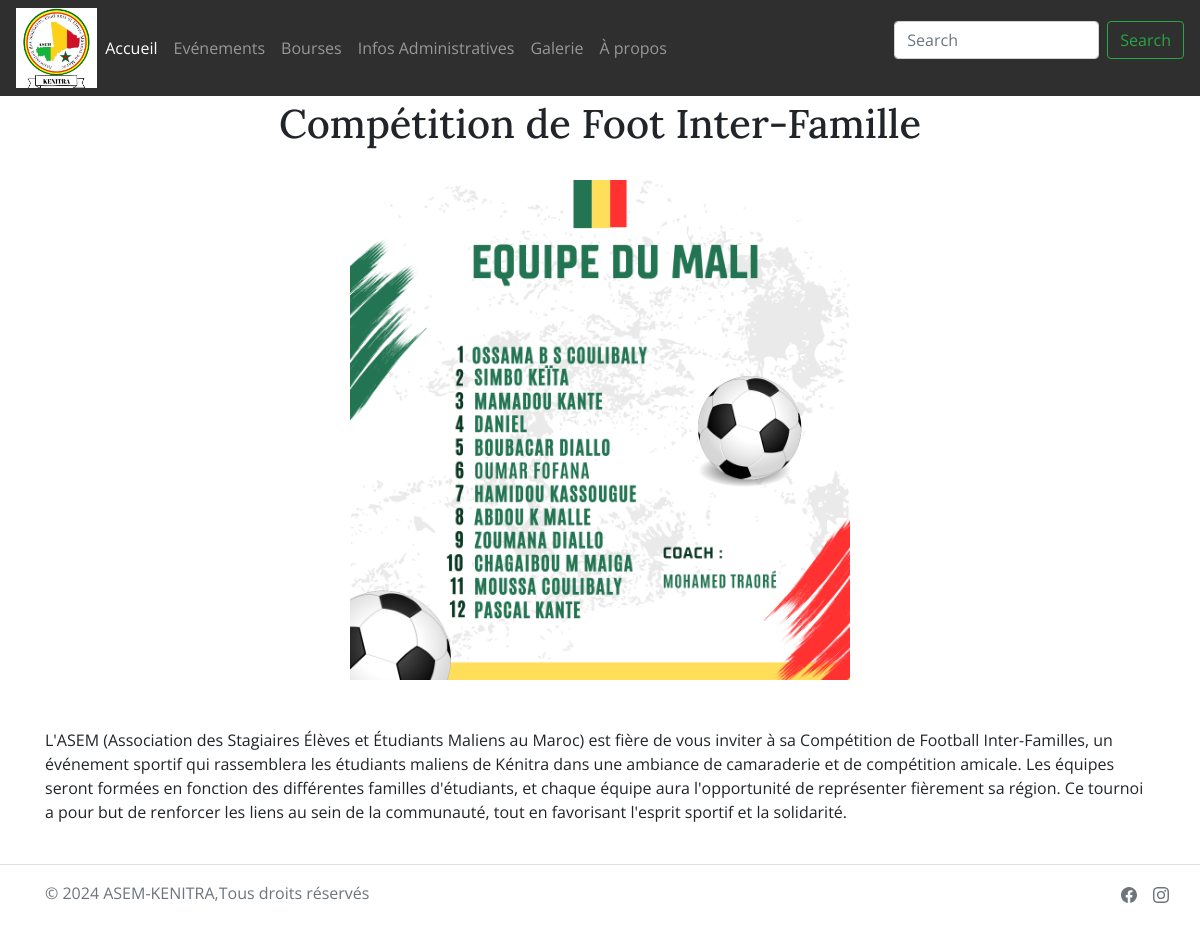
The app's page /evenement/2 with its own data.
### backend_frontend/models.py (models this page shows, shortened)
class Evenement(models.Model):
    titre = models.CharField(max_length=255)
    image = models.ImageField()
    description = models.TextField()
    categorie = models.ForeignKey('backend_frontend.CategorieEvenement',on_delete=models.CASCADE,related_name='evenements')
    date_created = models.DateTimeField(auto_now_add=True)
    date_updated = models.DateTimeField(auto_now_add=True)

### backend_frontend/views.py (the view)
# urls.py: path("evenement/<int:event_id>",views.evenement_detail_view,name='evenement-detail'),
def evenement_detail_view(request,event_id):
    event = get_object_or_404(Evenement,id=event_id)
    return render(request,'backend_frontend/evenement_detail.html',{'event':event})

### backend_frontend/templates/backend_frontend/evenement_detail.html
{% extends 'base.html' %}
{% load static %}
{% block content %}
    <div class="container d-flex flex-column align-items-center" style="margin-top:100px;">
    <h1 class="text-center">{{ event.titre }}</h1><br>
    <img src="{{ event.image.url }}" width="500" height="500" alt="..." class="my-auto">
    <p class="mt-5">{{ event.description }}</p>
</div>
{% endblock content %}

### templates/base.html (style rules this page uses)
body { font-family: 'Open Sans', sans-serif; }
h1, h2, h3 { font-family: 'Lora', serif; }

### records on screen
Evenement: titre "Compétition de Foot Inter-Famille", image (picture), description "L'ASEM (Association des Stagiaires Élèves et Étudiants Maliens au Maroc) est fière de vous inviter à sa Compétition de Football Inter-Familles, un événement sportif qui rassemblera les étudiants maliens de Kénitra dans une ambiance de camaraderie et de compétition amicale. Les équipes seront formées en fonction des différentes familles d'étudiants, et chaque équipe aura l'opportunité de représenter fièrement sa région. Ce tournoi a pour but de renforcer les liens au sein de la communauté, tout en favorisant l'esprit sportif et la solidarité."
